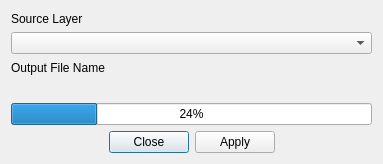
<?xml version="1.0" encoding="UTF-8"?>
<ui version="4.0">
 <class>mmqgis_voronoi_form</class>
 <widget class="QDialog" name="mmqgis_voronoi_form">
  <property name="windowModality">
   <enum>Qt::ApplicationModal</enum>
  </property>
  <property name="enabled">
   <bool>true</bool>
  </property>
  <property name="geometry">
   <rect>
    <x>0</x>
    <y>0</y>
    <width>383</width>
    <height>164</height>
   </rect>
  </property>
  <property name="mouseTracking">
   <bool>false</bool>
  </property>
  <property name="windowTitle">
   <string>Voronoi Diagram</string>
  </property>
  <layout class="QVBoxLayout" name="verticalLayout">
   <item>
    <widget class="QLabel" name="label_4">
     <property name="text">
      <string>Source Layer</string>
     </property>
    </widget>
   </item>
   <item>
    <widget class="QComboBox" name="input_layer_name"/>
   </item>
   <item>
    <widget class="QLabel" name="label">
     <property name="text">
      <string>Output File Name</string>
     </property>
    </widget>
   </item>
   <item>
    <widget class="QgsFileWidget" name="output_file_name"/>
   </item>
   <item>
    <widget class="QProgressBar" name="status">
     <property name="value">
      <number>24</number>
     </property>
    </widget>
   </item>
   <item>
    <widget class="QDialogButtonBox" name="buttonBox">
     <property name="orientation">
      <enum>Qt::Horizontal</enum>
     </property>
     <property name="standardButtons">
      <set>QDialogButtonBox::Apply|QDialogButtonBox::Close</set>
     </property>
     <property name="centerButtons">
      <bool>true</bool>
     </property>
    </widget>
   </item>
  </layout>
 </widget>
 <customwidgets>
  <customwidget>
   <class>QgsFileWidget</class>
   <extends>QWidget</extends>
   <header>qgsfilewidget.h</header>
  </customwidget>
 </customwidgets>
 <tabstops>
  <tabstop>input_layer_name</tabstop>
  <tabstop>buttonBox</tabstop>
 </tabstops>
 <resources/>
 <connections>
  <connection>
   <sender>buttonBox</sender>
   <signal>accepted()</signal>
   <receiver>mmqgis_voronoi_form</receiver>
   <slot>accept()</slot>
   <hints>
    <hint type="sourcelabel">
     <x>248</x>
     <y>254</y>
    </hint>
    <hint type="destinationlabel">
     <x>157</x>
     <y>274</y>
    </hint>
   </hints>
  </connection>
  <connection>
   <sender>buttonBox</sender>
   <signal>rejected()</signal>
   <receiver>mmqgis_voronoi_form</receiver>
   <slot>reject()</slot>
   <hints>
    <hint type="sourcelabel">
     <x>316</x>
     <y>260</y>
    </hint>
    <hint type="destinationlabel">
     <x>286</x>
     <y>274</y>
    </hint>
   </hints>
  </connection>
 </connections>
</ui>
